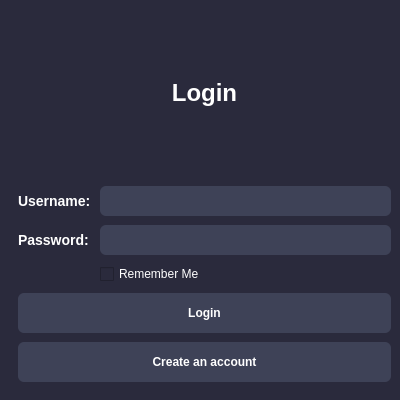
<?xml version="1.0" encoding="UTF-8"?>
<ui version="4.0">
 <class>LoginWindow</class>
 <widget class="QMainWindow" name="LoginWindow">
  <property name="geometry">
   <rect>
    <x>0</x>
    <y>0</y>
    <width>400</width>
    <height>400</height>
   </rect>
  </property>
  <property name="minimumSize">
   <size>
    <width>400</width>
    <height>400</height>
   </size>
  </property>
  <property name="windowTitle">
   <string>Login</string>
  </property>
  <property name="styleSheet">
   <string notr="true">background-color: #2a2a3c;
font-family: Arial, sans-serif;
color: white;</string>
  </property>
  <widget class="QWidget" name="centralwidget">
   <layout class="QGridLayout" name="gridLayout">
    <property name="leftMargin">
     <number>18</number>
    </property>
    <property name="bottomMargin">
     <number>18</number>
    </property>
    <property name="spacing">
     <number>9</number>
    </property>
    <item row="2" column="1">
     <widget class="QLineEdit" name="passwordLineEdit">
      <property name="minimumSize">
       <size>
        <width>200</width>
        <height>30</height>
       </size>
      </property>
      <property name="focusPolicy">
       <enum>Qt::ClickFocus</enum>
      </property>
      <property name="styleSheet">
       <string notr="true">border-style: solid;
border-radius: 6px;
background-color: #3E4257;
font-weight: 600;
color: white;</string>
      </property>
      <property name="echoMode">
       <enum>QLineEdit::Password</enum>
      </property>
     </widget>
    </item>
    <item row="3" column="1">
     <widget class="QCheckBox" name="rememberMeCheckBox">
      <property name="styleSheet">
       <string notr="true">color: white;</string>
      </property>
      <property name="text">
       <string>Remember Me</string>
      </property>
     </widget>
    </item>
    <item row="4" column="0" colspan="2">
     <widget class="QPushButton" name="loginBtn">
      <property name="minimumSize">
       <size>
        <width>0</width>
        <height>40</height>
       </size>
      </property>
      <property name="cursor">
       <cursorShape>PointingHandCursor</cursorShape>
      </property>
      <property name="styleSheet">
       <string notr="true">border-style: solid;
border-radius: 6px;
background-color: #3E4257;
font-weight: 600;</string>
      </property>
      <property name="text">
       <string>Login</string>
      </property>
     </widget>
    </item>
    <item row="1" column="1">
     <widget class="QLineEdit" name="usernameLineEdit">
      <property name="minimumSize">
       <size>
        <width>200</width>
        <height>30</height>
       </size>
      </property>
      <property name="styleSheet">
       <string notr="true">border-style: solid;
border-radius: 6px;
background-color: #3E4257;
font-weight: 600;
color: white;</string>
      </property>
     </widget>
    </item>
    <item row="5" column="0" colspan="2">
     <widget class="QPushButton" name="createAccountBtn">
      <property name="minimumSize">
       <size>
        <width>0</width>
        <height>40</height>
       </size>
      </property>
      <property name="cursor">
       <cursorShape>PointingHandCursor</cursorShape>
      </property>
      <property name="styleSheet">
       <string notr="true">border-style: solid;
border-radius: 6px;
background-color: #3E4257;
font-weight: 600;</string>
      </property>
      <property name="text">
       <string>Create an account</string>
      </property>
     </widget>
    </item>
    <item row="1" column="0">
     <widget class="QLabel" name="usernameLabel">
      <property name="styleSheet">
       <string notr="true">font-size: 14px;
font-weight: bold;
color: white;</string>
      </property>
      <property name="text">
       <string>Username:</string>
      </property>
     </widget>
    </item>
    <item row="2" column="0">
     <widget class="QLabel" name="passwordLabel">
      <property name="styleSheet">
       <string notr="true">font-size: 14px;
font-weight: bold;
color: white;</string>
      </property>
      <property name="text">
       <string>Password:</string>
      </property>
     </widget>
    </item>
    <item row="0" column="0" colspan="2">
     <widget class="QLabel" name="titleLabel">
      <property name="styleSheet">
       <string notr="true">font-size: 24px;
font-weight: bold;
color: white;</string>
      </property>
      <property name="text">
       <string>Login</string>
      </property>
      <property name="alignment">
       <set>Qt::AlignCenter</set>
      </property>
     </widget>
    </item>
   </layout>
  </widget>
  <action name="actionExit">
   <property name="text">
    <string>Exit</string>
   </property>
  </action>
 </widget>
 <resources/>
 <connections/>
</ui>
